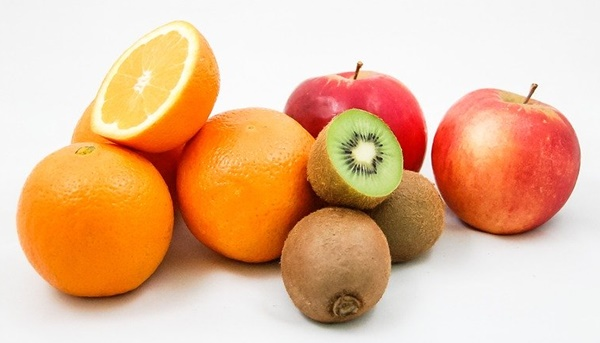
//> input picture Digital_Image_Processing_2021/image/test_1.jpg, 600 x 343 px
$ ./week9_ex   (built with g++ and OpenCV 4)
//> lines starting //> are read from the running program, lines starting //| are printed output that depends on the picture
#include <iostream>
#include <algorithm>
#include <vector>
#include <ctime>
#include "opencv2/core/core.hpp"
#include "opencv2/highgui/highgui.hpp"
#include "opencv2/imgproc/imgproc.hpp"
#include "opencv2/imgcodecs/imgcodecs.hpp"


using namespace cv;
using namespace std;


void exCVMeanShift() {
	Mat img = imread("./image/test_1.jpg", 1);
//> img is the input picture: 343 rows x 600 cols, CV_8UC3; mean B, G, R 150.5, 185.4, 229.7
	if (img.empty()) exit(-1);
	cout << "=====exCvMeanShift()======" << endl;

	resize(img, img, Size(256, 256), 0, 0, CV_INTER_AREA);
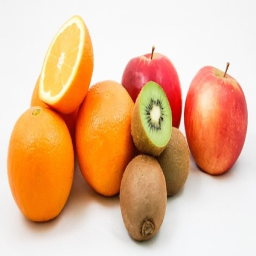
//> img: 256 rows x 256 cols, CV_8UC3; mean B, G, R 150.5, 185.4, 229.7
	imshow("Src", img);
	imwrite("exCVMeanShift_scr.jpg", img);

	pyrMeanShiftFiltering(img, img, 8, 15);
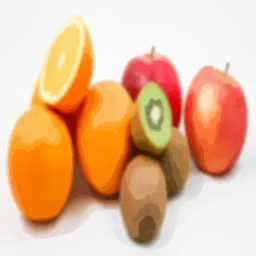
//> img: 256 rows x 256 cols, CV_8UC3; mean B, G, R 150.8, 185.9, 230.2

	imshow("Dst", img);
	waitKey(0);
	destroyAllWindows();
	imwrite("exCVMeanShift_dst.jpg", img);
}


class Point5D{
	// Mean shift 구현을 위한 전용 포인트 클래스

public:
	float x, y, l, u, v;

	Point5D();
	~Point5D();

	void accumPt(Point5D);
	void copyPt(Point5D);
	float getColorDist(Point5D);
	float getSpatialDist(Point5D);
	void scalePt(float);
	void setPt(float, float, float, float, float);
	void printPt();
};

// [4 lines left out: function Point5D, not called in this run]

Point5D::~Point5D() { }

// [42 lines left out: functions accumPt, copyPt, getColorDist, getSpatialDist, scalePt, setPt, not called in this run]

void Point5D::printPt() {
	cout << x << " " << y << " " << l << " "<< u << " "<< v << endl;
}

class MeanShift{

public:
	float bw_spatial = 8;
	float bw_color = 16;
	float min_shift_color = 0.1;
	float min_shift_spatial = 0.1;
	int max_steps = 10;
	vector<Mat> img_split;
	MeanShift(float, float, float, float, int);
	void doFiltering(Mat&);

};

// [88 lines left out: functions MeanShift, doFiltering, exMyMeanShift, not called in this run]


int main() {


	exCVMeanShift();

	return 0;
}

$ run again, with Digital_Image_Processing_2021/image/bana.jpg copied over Digital_Image_Processing_2021/image/test_1.jpg
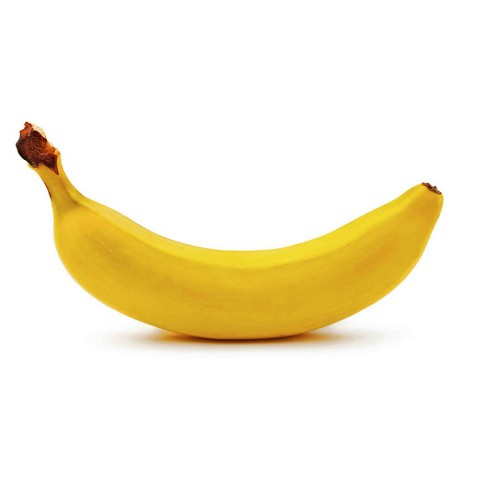
//> input picture Digital_Image_Processing_2021/image/bana.jpg, 488 x 488 px
//> in exCVMeanShift, img is the input picture: 488 rows x 488 cols, CV_8UC3; mean B, G, R 219.5, 241.1, 248.4
//> in exCVMeanShift, `pyrMeanShiftFiltering(img, img, 8, 15);`:
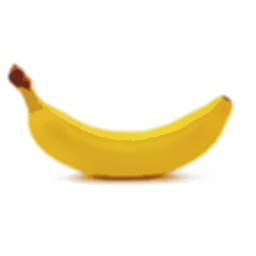
//> img: 256 rows x 256 cols, CV_8UC3; mean B, G, R 219.6, 241.2, 248.5

$ run again, with Digital_Image_Processing_2021/image/banana.jpg copied over Digital_Image_Processing_2021/image/test_1.jpg
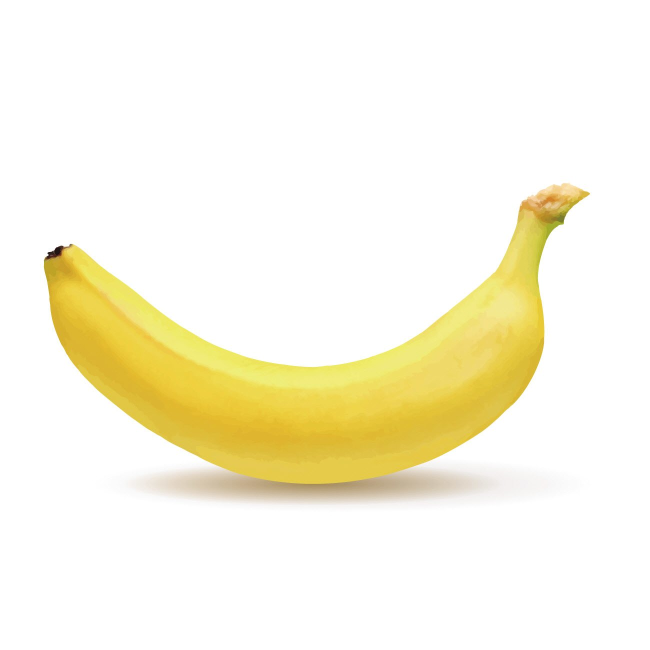
//> input picture Digital_Image_Processing_2021/image/banana.jpg, 1300 x 1300 px (shown at 1/2 size)
//> in exCVMeanShift, img is the input picture: 1300 rows x 1300 cols, CV_8UC3; mean B, G, R 226, 246.1, 250.3
//> in exCVMeanShift, `resize(img, img, Size(256, 256), 0, 0, CV_INTER_AREA);`:
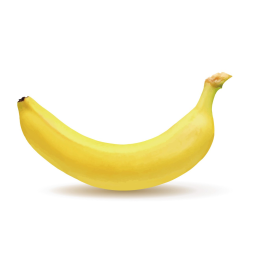
//> img: 256 rows x 256 cols, CV_8UC3; mean B, G, R 226, 246.1, 250.3

$ run again, with Digital_Image_Processing_2021/image/gear.jpg copied over Digital_Image_Processing_2021/image/test_1.jpg
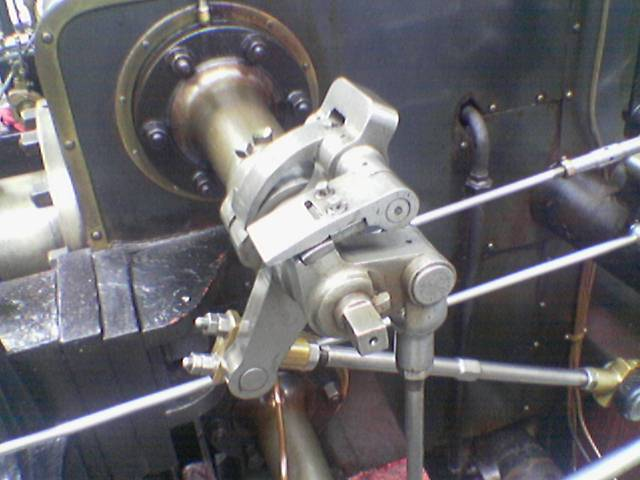
//> input picture Digital_Image_Processing_2021/image/gear.jpg, 640 x 480 px
//> in exCVMeanShift, img is the input picture: 480 rows x 640 cols, CV_8UC3; mean B, G, R 108.9, 104.8, 106.3
//> in exCVMeanShift, `resize(img, img, Size(256, 256), 0, 0, CV_INTER_AREA);`:
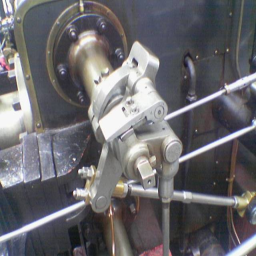
//> img: 256 rows x 256 cols, CV_8UC3; mean B, G, R 108.9, 104.8, 106.3
//> in exCVMeanShift, `pyrMeanShiftFiltering(img, img, 8, 15);`:
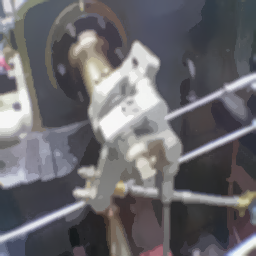
//> img: 256 rows x 256 cols, CV_8UC3; mean B, G, R 108.3, 104.3, 105.6
